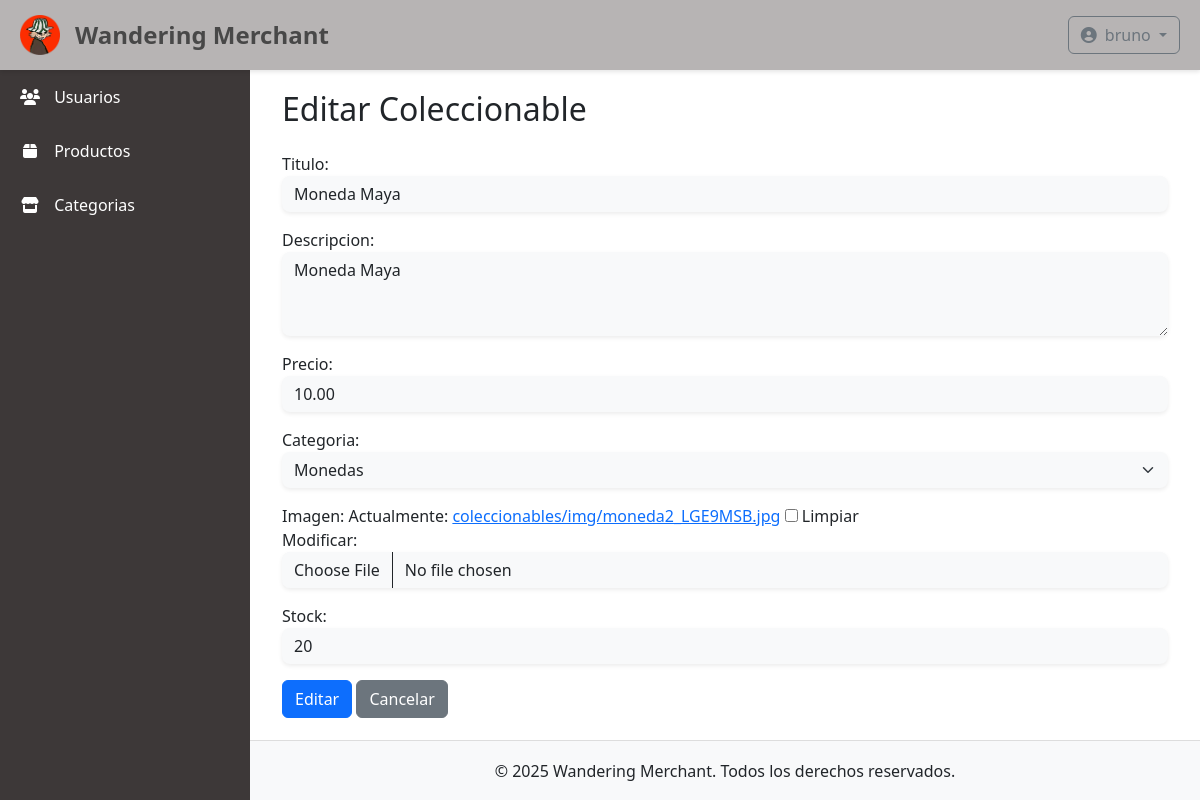
/coleccionables/editar/1/ (signed in), run on the app's committed database.
### usuarios/models.py (models this page shows, shortened)
class UsuarioPersonalizado(AbstractUser):
    ROLES = (
        ('usuario', 'Usuario'),
        ('vendedor', 'Vendedor'),
        ('admin', 'Administrador'),
    )
    rol = models.CharField(max_length=10, choices=ROLES, default='usuario')
    telefono = models.CharField(max_length=20, blank=True, null=True)
    biografia = models.TextField(blank=True, null=True)
    avatar = CloudinaryField('avatar', blank=True, null=True)

### coleccionables/models.py (models this page shows, shortened)
class Coleccionable(models.Model):
    titulo = models.CharField(max_length=200)
    descripcion = models.TextField()
    precio = models.DecimalField(max_digits=10, decimal_places=2)
    categoria = models.ForeignKey(Categoria, on_delete=models.CASCADE, related_name='coleccionable')
    imagen = models.ImageField(upload_to='coleccionables/img/', blank=True, null=True)
    stock = models.PositiveIntegerField(default=0)
    fecha_publicacion = models.DateTimeField(auto_now_add=True)
    vendedor = models.ForeignKey(UsuarioPersonalizado, on_delete=models.CASCADE, related_name='coleccionables')

### panel/views.py (the view)
# urls.py: path('coleccionables/editar/<int:pk>/', views.editar_coleccionable, name='editar_coleccionable'),
@user_passes_test(es_admin)
def editar_coleccionable(request, pk):
    coleccionable = get_object_or_404(Coleccionable, pk=pk)
    if request.method == 'POST':
        form = ColeccionableForm(request.POST, request.FILES, instance=coleccionable)
        if form.is_valid():
            form.save()
            return redirect('lista_productos')
    else:
        form = ColeccionableForm(instance=coleccionable)
    return render(request, 'coleccionables/formulario.html', {'form': form, 'accion': 'Editar'})

### panel/form.py
class ColeccionableForm(forms.ModelForm):
    class Meta:
        model = Coleccionable
        fields = ['titulo', 'descripcion', 'precio', 'categoria', 'imagen', 'stock']
        widgets = {
            'titulo': forms.TextInput(attrs=ESTILO_INPUT),
            'descripcion': forms.Textarea(attrs={**ESTILO_INPUT, 'rows': 3}),
            'precio': forms.NumberInput(attrs=ESTILO_INPUT),
            'categoria': forms.Select(attrs=ESTILO_SELECT),
            'imagen': forms.ClearableFileInput(attrs=ESTILO_FILE),
            'stock': forms.NumberInput(attrs=ESTILO_INPUT),
        }

### coleccionables/models.py (called while the page is built)
    def __str__(self):
        return self.nombre

### core/context_processors.py (called while the page is built)
def categorias_context(request):
    categorias = Categoria.objects.all()[:5]
    return {'categorias': categorias}

def cart_count(request):
    if request.user.is_authenticated:
        try:
            carrito = Carrito.objects.get(usuario=request.user)
            count = ItemCarrito.objects.filter(carrito=carrito).count()
        except Carrito.DoesNotExist:
            count = 0
    else:
        count = 0
    return {'cart_count': count}

### panel/views.py (called while the page is built)
def es_admin(user):
    return user.is_authenticated and user.rol == 'admin'

### coleccionables/templates/coleccionables/formulario.html (shortened to what this page needs)
{% extends 'base_admin.html' %}
{% block content_title %}{{ accion }} Coleccionable{% endblock %}
{% block content %}
<form method="post" enctype="multipart/form-data">
    {{ form.as_p }}
    <button type="submit" class="btn btn-primary">{{ accion }}</button>
    <a href="{% url 'lista_productos' %}" class="btn btn-secondary">Cancelar</a>
</form>
{% endblock %}

### templates/base_admin.html (shortened to what this page needs)
{% load static %}
<!DOCTYPE html>
<html lang="es">
<head>
    <link href="https://cdn.jsdelivr.net/npm/bootstrap@5.3.0/dist/css/bootstrap.min.css" rel="stylesheet">
    <link rel="stylesheet" href="https://cdnjs.cloudflare.com/ajax/libs/font-awesome/6.4.0/css/all.min.css">
</head>
<body>
    <header class="dashboard-header">
        <img src="{% static 'images/nuevo_icono.png' %}" alt="Logo de la empresa" class="company-logo">
        <h1 class="company-name">Wandering Merchant</h1>
        <div class="ms-auto">
            <div class="dropdown">
                <button class="btn btn-outline-secondary dropdown-toggle" type="button" id="userDropdown" data-bs-toggle="dropdown" aria-expanded="false">
                    <i class="fas fa-user-circle me-1"></i>
                    {{ request.user.username }}
                </button>
            </div>
        </div>
    </header>
    <aside class="sidebar">
        <ul class="sidebar-nav">
            <li>
                <a href="{% url 'lista_usuarios' %}" class="{% if 'users' in request.path %}active{% endif %}">
                    <i class="fas fa-users"></i> Usuarios
                </a>
            </li>
            <li>
                <a href="{% url 'lista_productos' %}" class="{% if 'products' in request.path %}active{% endif %}">
                    <i class="fas fa-box"></i> Productos
                </a>
            </li>
            <li>
                <a href="{% url 'lista_categorias' %}" class="{% if 'sellers' in request.path %}active{% endif %}">
                    <i class="fas fa-store"></i> Categorias
                </a>
            </li>
        </ul>
    </aside>
    <main class="main-content">
        <div class="container-fluid">
            <h2 class="mb-4">{% block content_title %}Dashboard{% endblock %}</h2>
            {% block content %}{% endblock %}
        </div>
    </main>
    <footer class="dashboard-footer">
        <div class="text-center">
            <p class="mb-0">&copy; {% now "Y" %} Wandering Merchant. Todos los derechos reservados.</p>
        </div>
    </footer>
</body>
</html>

### templates/base_admin.html (style rules this page uses)
:root { --sidebar-width: 250px; --header-height: 70px; --footer-height: 60px; --primary-color: #3498db; --secondary-color: #2c3e50; --light-color: #f8f9fa; }
body { min-height: 100vh; display: flex; flex-direction: column; }
.dashboard-header { height: var(--header-height); background-color: #b7b4b4; box-shadow: 0 2px 4px rgba(0,0,0,0.1); position: fixed; top: 0; right: 0; left: 0; z-index: 1030; display: flex; align-items: center; padding: 0 20px; }
.company-logo { height: 40px; margin-right: 15px; }
.company-name { font-size: 1.5rem; font-weight: bold; color: #484848; margin: 0; }
.sidebar { width: var(--sidebar-width); background-color: #3D3838; color: white; position: fixed; top: var(--header-height); bottom: 0; left: 0; z-index: 1020; overflow-y: auto; transition: all 0.3s; }
.sidebar-nav { padding: 0; list-style: none; }
.sidebar-nav li { width: 100%; }
.sidebar-nav a { display: block; padding: 15px 20px; color: white; text-decoration: none; transition: all 0.3s; }
.sidebar-nav i { margin-right: 10px; width: 20px; text-align: center; }
.main-content { margin-left: var(--sidebar-width); margin-top: var(--header-height); padding: 20px; flex: 1; min-height: calc(100vh - var(--header-height) - var(--footer-height)); }
.dashboard-footer { height: var(--footer-height); background-color: var(--light-color); border-top: 1px solid #ddd; display: flex; align-items: center; justify-content: center; margin-top: auto; margin-left: var(--sidebar-width); }

### data on the page
UsuarioPersonalizado: user.username "bruno"
Coleccionable: titulo "Moneda Maya", descripcion "Moneda Maya", precio "10.00", categoria "Monedas", stock "20"

### other printed values
{{ accion }} "Editar"
